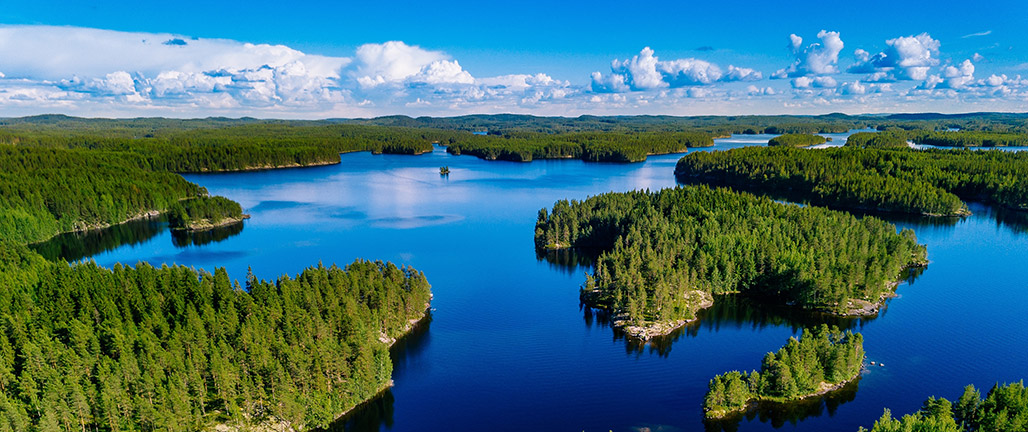
#> input picture Resources/image-1.jpg, 1028 x 432 px
$ python Chapter_3.py
#> lines starting #> are read from the running program, lines starting #| are printed output that depends on the picture
# Resizing and Cropping

import cv2

img = cv2.imread("Resources/image-1.jpg")
#> img is the input picture: shape (432, 1028, 3); mean B, G, R 120.8, 111, 62.6
print(img.shape)
#| (432, 1028, 3)

imgResize = cv2.resize(img, (1228, 632))
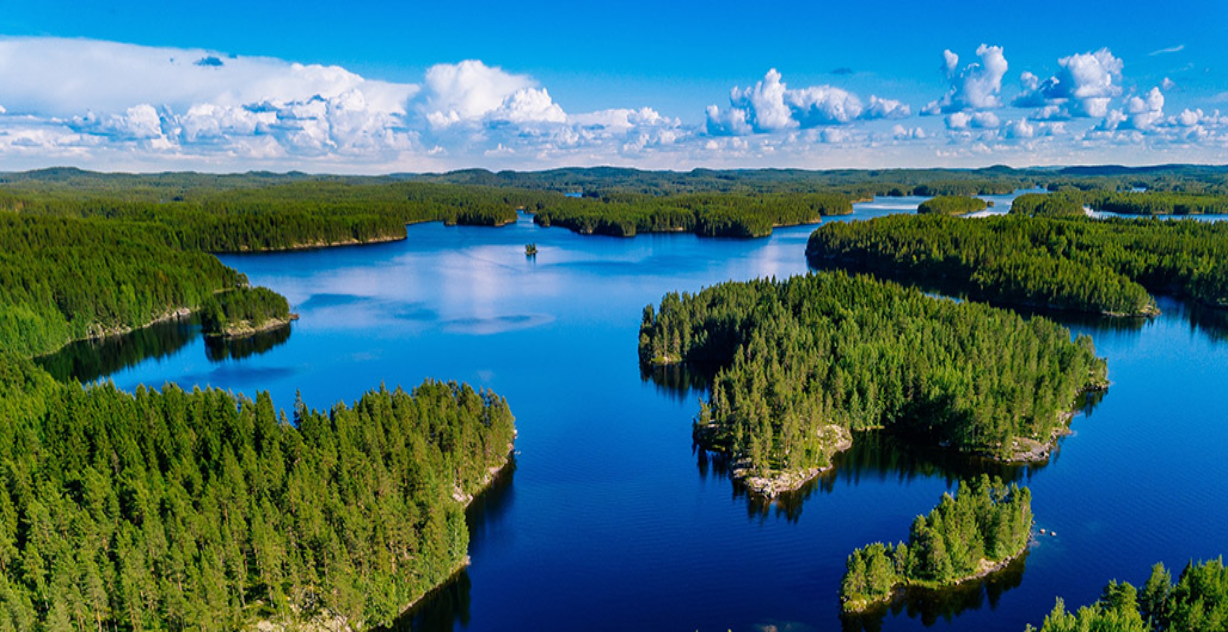
#> imgResize: shape (632, 1228, 3); mean B, G, R 120.7, 110.9, 62.5
print(imgResize.shape)
#| (632, 1228, 3)

imCropped = img[0:200, 200:800]
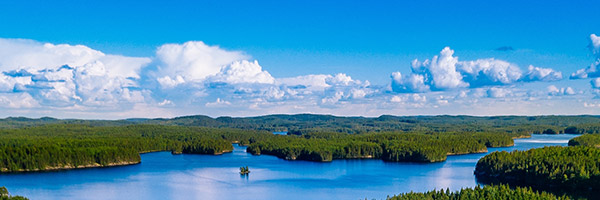
#> imCropped: shape (200, 600, 3); mean B, G, R 176.7, 142.1, 77.8

cv2.imshow("Image", img)
cv2.imshow("Resize", imgResize)
cv2.imshow("Crop", imCropped)

cv2.waitKey(0)

$ run again, with Resources/IMG_1681.jpg copied over Resources/image-1.jpg
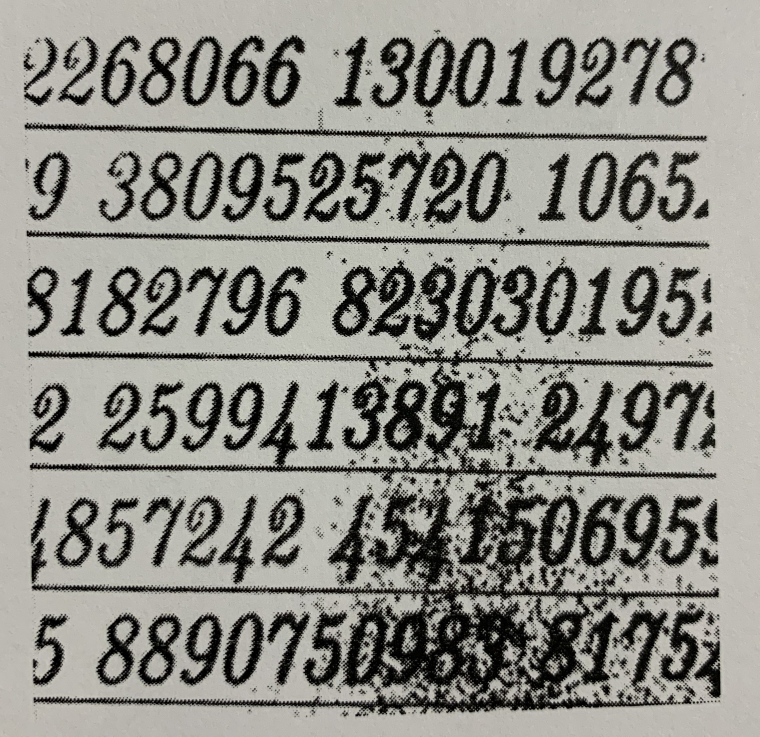
#> input picture Resources/IMG_1681.jpg, 2278 x 2209 px (shown at 1/3 size)
#> img is the input picture: shape (2209, 2278, 3); mean B, G, R 134.5, 141, 141.8
#| (2209, 2278, 3)
#> `imgResize = cv2.resize(img, (1228, 632))`:
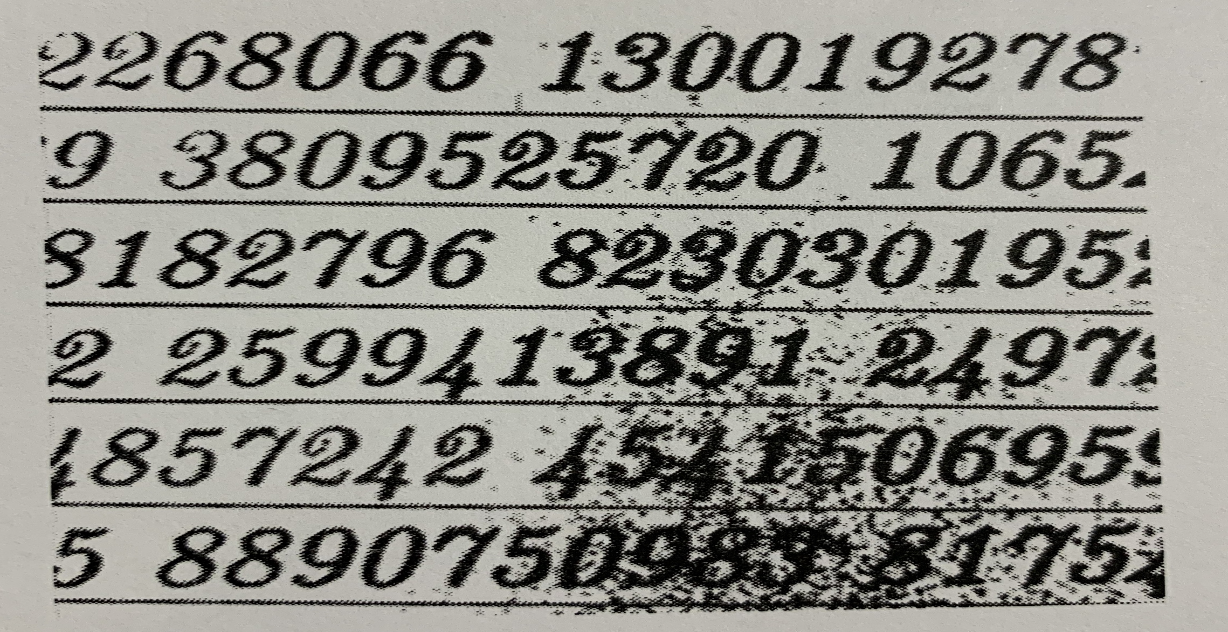
#> imgResize: shape (632, 1228, 3); mean B, G, R 134.3, 140.9, 141.7
#| (632, 1228, 3)
#> `imCropped = img[0:200, 200:800]`:
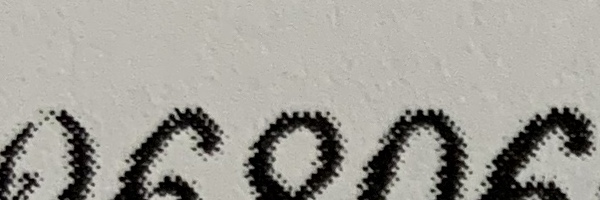
#> imCropped: shape (200, 600, 3); mean B, G, R 150.2, 156.8, 159.1
